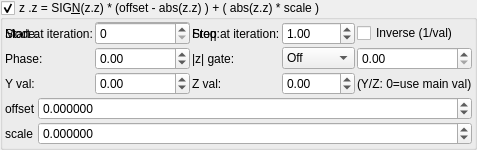
    <widget class="MyGroupBox" name="groupCheck_transf_function_enabledE_false">
     <property name="title">
      <string>z .z = SIG&amp;N(z.z) * (offset - abs(z.z) ) + ( abs(z.z) * scale )</string>
     </property>
     <property name="checkable">
      <bool>true</bool>
     </property>
     <layout class="QVBoxLayout" name="verticalLayout_12" stretch="0,0">
      <property name="spacing">
       <number>2</number>
      </property>
      <property name="leftMargin">
       <number>2</number>
      </property>
      <property name="topMargin">
       <number>2</number>
      </property>
      <property name="rightMargin">
       <number>2</number>
      </property>
      <property name="bottomMargin">
       <number>2</number>
      </property>
      <item>
       <layout class="QGridLayout" name="gridLayout_63">
        <property name="spacing">
         <number>2</number>
        </property>
        <item row="1" column="3">
         <widget class="MySpinBox" name="spinboxInt_transf_multiplier_stop_iter_4">
          <property name="sizePolicy">
           <sizepolicy hsizetype="Minimum" vsizetype="Maximum">
            <horstretch>0</horstretch>
            <verstretch>0</verstretch>
           </sizepolicy>
          </property>
          <property name="maximum">
           <number>999</number>
          </property>
         </widget>
        </item>
      <item row="1" column="0">
       <widget class="QLabel"><property name="text"><string>Mode:</string></property></widget>
      </item>
      <item row="1" column="1">
       <widget class="MyComboBox" name="comboBox_transf_multiplier_value_mode_4">
        <item><property name="text"><string notr="true">Constant</string></property></item>
        <item><property name="text"><string notr="true">Sine</string></property></item>
        <item><property name="text"><string notr="true">Ramp</string></property></item>
        <item><property name="text"><string notr="true">Exponential</string></property></item>
        <item><property name="text"><string notr="true">Triangle</string></property></item>
        <item><property name="text"><string notr="true">Square</string></property></item>
        <item><property name="text"><string notr="true">Smoothstep</string></property></item>
        <item><property name="text"><string notr="true">Noise</string></property></item>
        <item><property name="text"><string notr="true">Ping-pong</string></property></item>
        <item><property name="text"><string notr="true">Stepped</string></property></item>
       </widget>
      </item>
      <item row="1" column="2">
       <widget class="QLabel"><property name="text"><string>Freq:</string></property></widget>
      </item>
      <item row="1" column="3">
       <widget class="MyDoubleSpinBox" name="spinbox_transf_multiplier_frequency_4">
        <property name="minimum"><double>0.01</double></property><property name="maximum"><double>100.0</double></property>
        <property name="singleStep"><double>0.1</double></property><property name="value"><double>1.0</double></property>
       </widget>
      </item>
      <item row="1" column="4" colspan="2">
       <widget class="MyCheckBox" name="checkBox_transf_multiplier_inverse_4">
        <property name="text"><string>Inverse (1/val)</string></property>
       </widget>
      </item>
      <item row="2" column="0">
       <widget class="QLabel"><property name="text"><string>Phase:</string></property></widget>
      </item>
      <item row="2" column="1">
       <widget class="MyDoubleSpinBox" name="spinbox_transf_multiplier_phase_4">
        <property name="minimum"><double>-10.0</double></property><property name="maximum"><double>10.0</double></property>
        <property name="singleStep"><double>0.1</double></property><property name="value"><double>0.0</double></property>
       </widget>
      </item>
      <item row="2" column="2">
       <widget class="QLabel"><property name="text"><string>|z| gate:</string></property></widget>
      </item>
      <item row="2" column="3">
       <widget class="MyComboBox" name="comboBox_transf_multiplier_threshold_mode_4">
        <item><property name="text"><string notr="true">Off</string></property></item>
        <item><property name="text"><string notr="true">&gt; thresh</string></property></item>
        <item><property name="text"><string notr="true">&lt; thresh</string></property></item>
       </widget>
      </item>
      <item row="2" column="4" colspan="2">
       <widget class="MyDoubleSpinBox" name="spinbox_transf_multiplier_threshold_4">
        <property name="minimum"><double>0.0</double></property><property name="maximum"><double>1000.0</double></property>
        <property name="singleStep"><double>0.1</double></property><property name="value"><double>0.0</double></property>
       </widget>
      </item>
      <item row="3" column="0">
       <widget class="QLabel"><property name="text"><string>Y val:</string></property></widget>
      </item>
      <item row="3" column="1">
       <widget class="MyDoubleSpinBox" name="spinbox_transf_multiplier_scale_y_4">
        <property name="minimum"><double>-100.0</double></property><property name="maximum"><double>100.0</double></property>
        <property name="singleStep"><double>0.01</double></property><property name="value"><double>0.0</double></property>
       </widget>
      </item>
      <item row="3" column="2">
       <widget class="QLabel"><property name="text"><string>Z val:</string></property></widget>
      </item>
      <item row="3" column="3">
       <widget class="MyDoubleSpinBox" name="spinbox_transf_multiplier_scale_z_4">
        <property name="minimum"><double>-100.0</double></property><property name="maximum"><double>100.0</double></property>
        <property name="singleStep"><double>0.01</double></property><property name="value"><double>0.0</double></property>
       </widget>
      </item>
      <item row="3" column="4" colspan="2">
       <widget class="QLabel"><property name="text"><string notr="true">(Y/Z: 0=use main val)</string></property></widget>
      </item>
        <item row="1" column="1">
         <widget class="MySpinBox" name="spinboxInt_transf_multiplier_start_iter_4">
          <property name="sizePolicy">
           <sizepolicy hsizetype="Minimum" vsizetype="Maximum">
            <horstretch>0</horstretch>
            <verstretch>0</verstretch>
           </sizepolicy>
          </property>
          <property name="maximum">
           <number>999</number>
          </property>
         </widget>
        </item>
        <item row="1" column="0">
         <widget class="QLabel" name="label_249">
          <property name="text">
           <string>Start at iteration:</string>
          </property>
         </widget>
        </item>
        <item row="1" column="2">
         <widget class="QLabel" name="label_248">
          <property name="text">
           <string>Stop at iteration:</string>
          </property>
         </widget>
        </item>
       </layout>
      </item>
      <item>
       <layout class="QGridLayout" name="gridLayout_82" columnstretch="0,1,0">
        <property name="spacing">
         <number>2</number>
        </property>
        <item row="3" column="0">
         <widget class="QLabel" name="label_261">
          <property name="text">
           <string>scale</string>
          </property>
         </widget>
        </item>
        <item row="3" column="1" colspan="2">
         <widget class="MyDoubleSpinBox" name="spinbox_transf_scale_0">
          <property name="sizePolicy">
           <sizepolicy hsizetype="Minimum" vsizetype="Maximum">
            <horstretch>0</horstretch>
            <verstretch>0</verstretch>
           </sizepolicy>
          </property>
          <property name="prefix">
           <string/>
          </property>
          <property name="suffix">
           <string/>
          </property>
          <property name="decimals">
           <number>6</number>
          </property>
          <property name="minimum">
           <double>-99.989999999999995</double>
          </property>
          <property name="maximum">
           <double>99.989999999999995</double>
          </property>
          <property name="singleStep">
           <double>0.100000000000000</double>
          </property>
         </widget>
        </item>
        <item row="2" column="0">
         <widget class="QLabel" name="label_262">
          <property name="text">
           <string>offset</string>
          </property>
         </widget>
        </item>
        <item row="2" column="1" colspan="2">
         <widget class="MyDoubleSpinBox" name="spinbox_transf_offset_1">
          <property name="sizePolicy">
           <sizepolicy hsizetype="Minimum" vsizetype="Maximum">
            <horstretch>0</horstretch>
            <verstretch>0</verstretch>
           </sizepolicy>
          </property>
          <property name="prefix">
           <string/>
          </property>
          <property name="suffix">
           <string/>
          </property>
          <property name="decimals">
           <number>6</number>
          </property>
          <property name="minimum">
           <double>-99.989999999999995</double>
          </property>
          <property name="maximum">
           <double>99.989999999999995</double>
          </property>
          <property name="singleStep">
           <double>0.100000000000000</double>
          </property>
         </widget>
        </item>
       </layout>
      </item>
     </layout>
    </widget>
